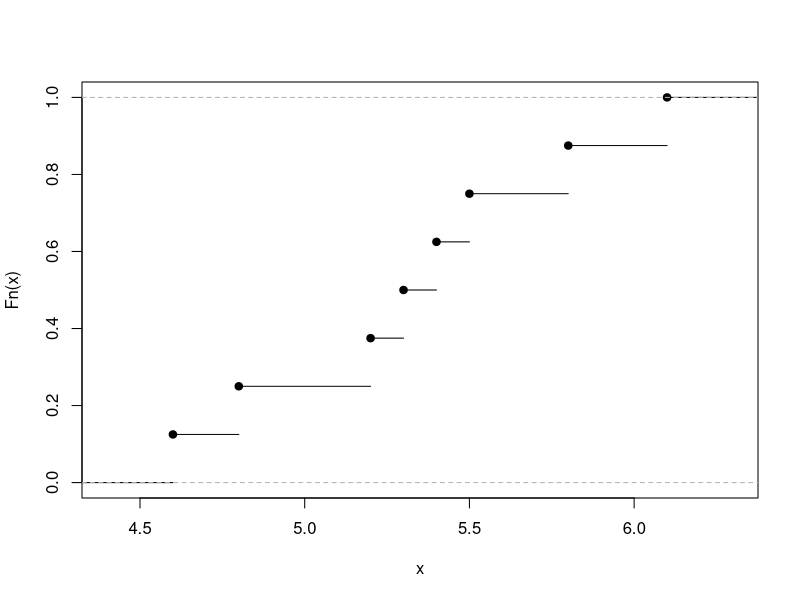
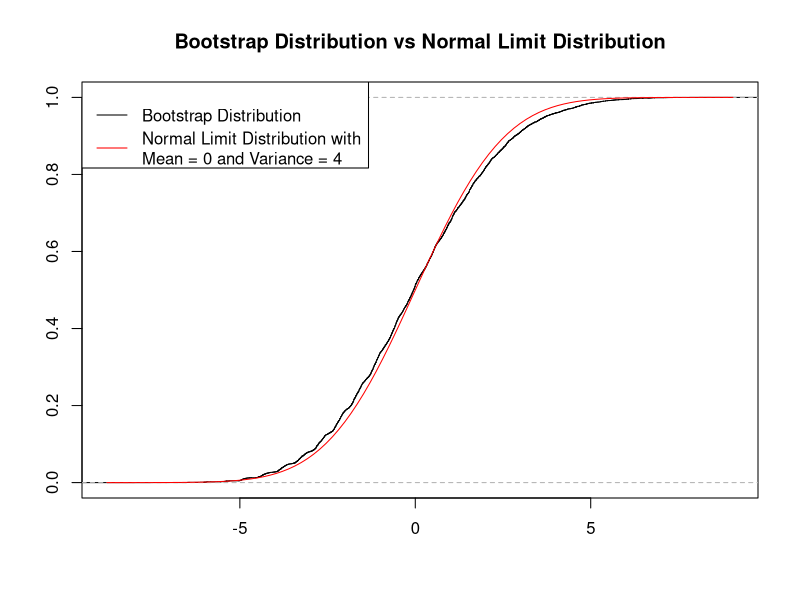
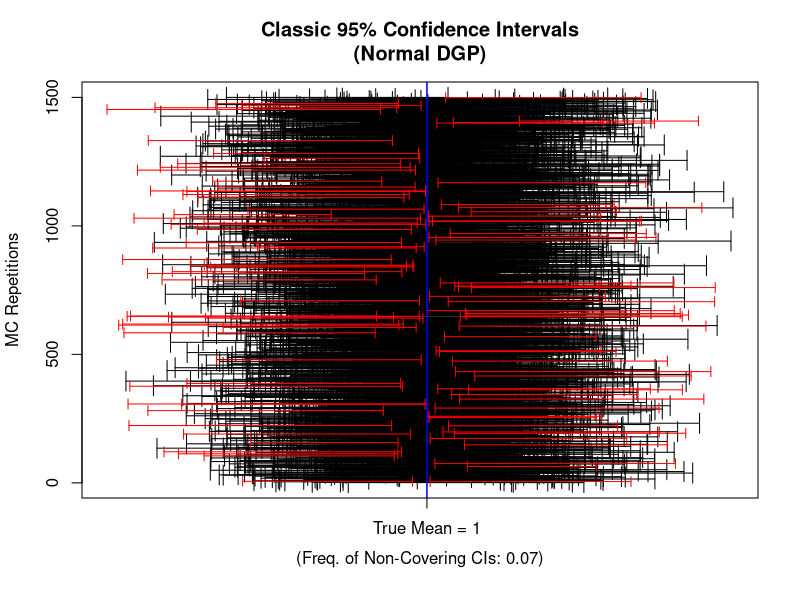
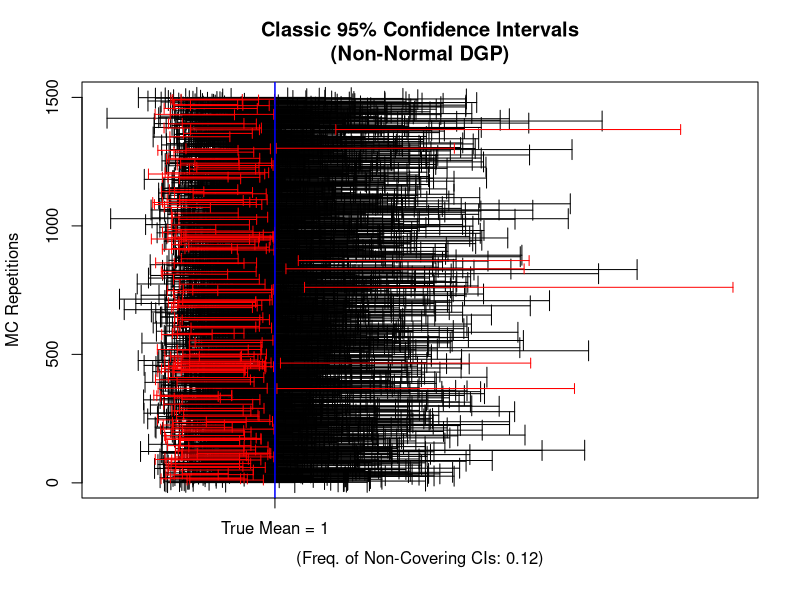
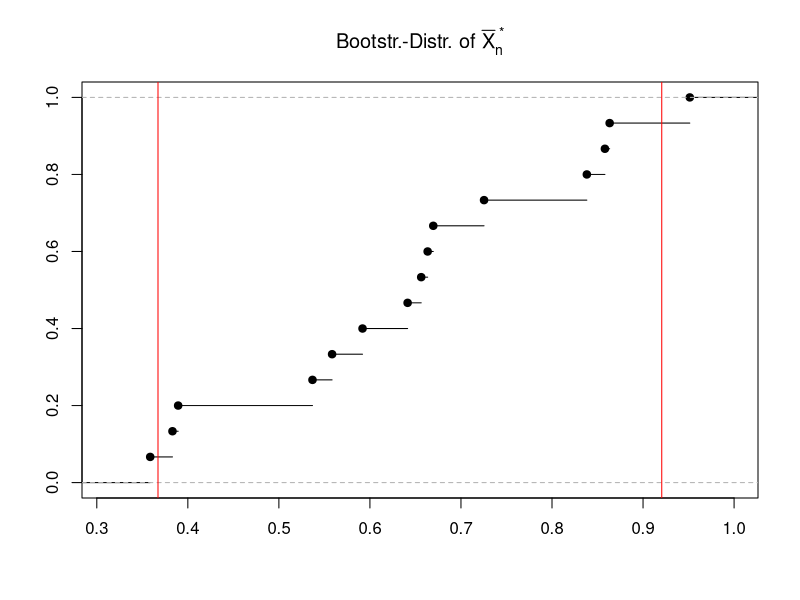
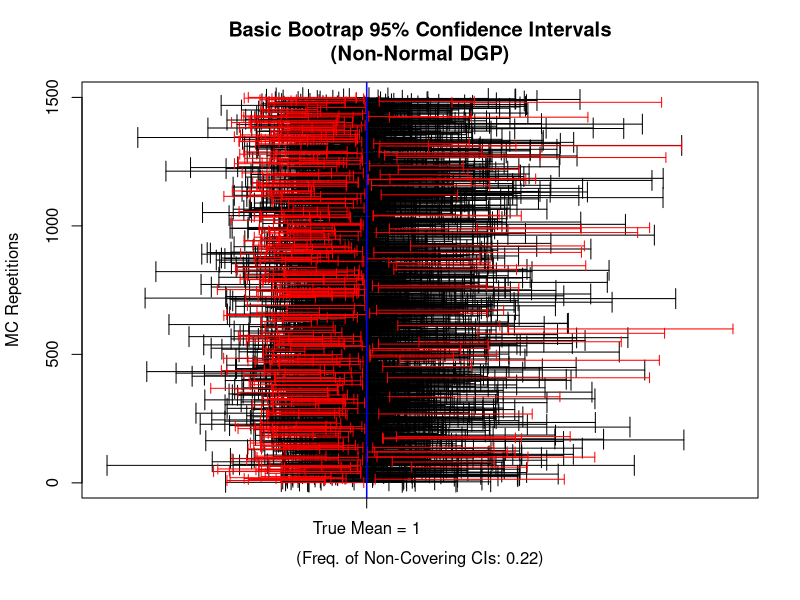
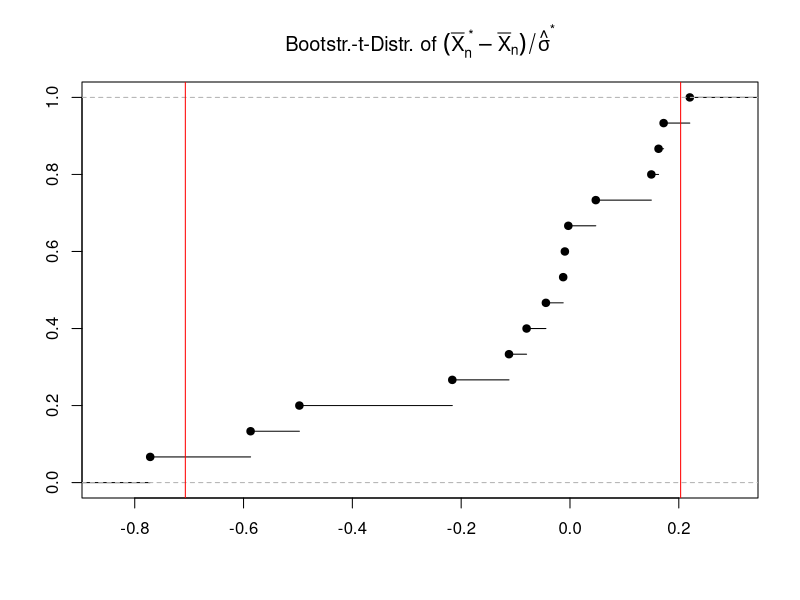
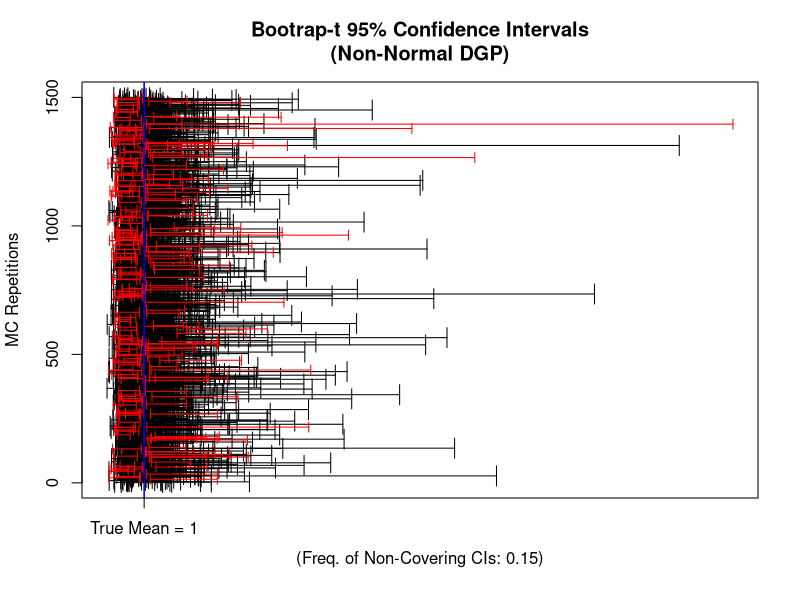

Write R code to recreate these figures, in order.
## ---- chunk 1

observedSample <- c(5.20, 4.80, 5.30, 4.60, 
                    6.10, 5.40, 5.80, 5.50)

myecdf_fun     <- ecdf(observedSample)

plot(myecdf_fun, main="")
## ---- chunk 2
## Note: ecdf() returns a function that can be evaluated! 
myecdf_fun(5.0)
## ---- chunk 3
set.seed(123)
observedSample <- rchisq(n = 8, df = 2)
# round(observedSample, 2)
## ---- chunk 4
observedSample <- c(0.36, 3.39, 3.24, 4.90, 
                    1.76, 5.33, 7.77, 1.93)
## ---- chunk 5
## generating one realization of the bootstrap sample
bootSample <- sample(x       = observedSample, 
                     size    = length(observedSample), 
                     replace = TRUE)

## computing the corresponding realization of the bootstrap estimator
mean(bootSample)
## ---- chunk 6
n                <- length(observedSample)
Xbar             <- mean(observedSample)

m                <- 10000 # number of bootstrap samples 
Xbar_boot        <- vector(mode = "double", length = m)

## Bootstrap algorithm
for(k in seq_len(m)){
 bootSample          <- sample(x       = observedSample, 
                               size    = n, 
                               replace = TRUE)
 Xbar_boot[k]        <- mean(bootSample)
}

plot(ecdf( sqrt(n) * (Xbar_boot - Xbar) ), 
     xlab = "", ylab = "", 
     main = "Bootstrap Distribution vs Normal Limit Distribution")
curve(pnorm(x, mean = 0, sd = sqrt(4)), col = "red", add = TRUE)     
legend("topleft", 
       legend = c("Bootstrap Distribution", 
                  "Normal Limit Distribution with\nMean = 0 and Variance = 4"), 
      col = c("black", "red"), lty = c(1,1))
## ---- chunk 7
round(n * var(Xbar_boot), 2)
## ---- chunk 8
##  Setup:
n     <-   20 # Sample Size
mean  <-    1 # Mean
sdev  <-    2 # Standard Deviation
alpha <- 0.05 # Level

set.seed(123)
B          <- 1500 # MC repetitions
CI.lo.vec  <- rep(NA, B)
CI.up.vec  <- rep(NA, B)
  
## MC-Simulation:
for(b in 1:B){
  ## Data Generating Process:
  X.sample     <- rnorm(n=n, mean = mean, sd = sdev) 
  ## Estimates:
  X.bar.MC     <- mean(X.sample)
  sd.hat.MC    <- sd(X.sample)
  ## Classic CIs:
  
  CI.lo.vec[b] <- X.bar.MC - qnorm(p = 1-alpha/2)*(sd.hat.MC/sqrt(n))
  CI.up.vec[b] <- X.bar.MC + qnorm(p = 1-alpha/2)*(sd.hat.MC/sqrt(n))

  #CI.lo.vec[b] <- X.bar.MC - qt(p = 1-alpha/2, df=n-1)*(sd.hat.MC/sqrt(n))
  #CI.up.vec[b] <- X.bar.MC + qt(p = 1-alpha/2, df=n-1)*(sd.hat.MC/sqrt(n))
}

## How often does the classic CI cover the true mean?
CI.checks      <- CI.lo.vec <= mean  &  mean <= CI.up.vec
freq.non.cover <- length(CI.checks[CI.checks==FALSE])/B

## Plot
plot(x=0,y=0,xlim=range(CI.lo.vec, CI.up.vec), ylim=c(1,B), type="n", 
     ylab="MC Repetitions", xlab="", axes = FALSE, 
     main="Classic 95% Confidence Intervals\n(Normal DGP)")
axis(1, at=c(1), labels ="True Mean = 1")
axis(2); box()
mtext(side = 1, text=paste0("(Freq. of Non-Covering CIs: ",
      round(freq.non.cover,digits = 2),")"), line = 2.5)
## Covering CIs:
arrows(x0=CI.lo.vec[CI.checks==TRUE], 
       x1=CI.up.vec[CI.checks==TRUE], 
       y0=c(1:B)[CI.checks==TRUE], y1=c(1:B)[CI.checks==TRUE], 
       angle=90, code = 3, length = .1, col="black")
## Non-Covering CIs:
arrows(x0=CI.lo.vec[CI.checks==FALSE], 
       x1=CI.up.vec[CI.checks==FALSE], 
       y0=c(1:B)[CI.checks==FALSE], y1=c(1:B)[CI.checks==FALSE], 
       angle=90, code = 3, length = .05, col="red")
abline(v=mean,col="blue", lwd=1.5)
## ---- chunk 9
## Setup:
n     <-   20  # Sample Size
df    <-    1  # (=> mean==1)
alpha <- 0.05 # Level

set.seed(123)
B          <- 1500 # MC repetitions
CI.lo.vec  <- rep(NA, B)
CI.up.vec  <- rep(NA, B)
  
## MC-Simulation:
for(b in 1:B){
  ## Data Generating Process:
  X.sample     <- rchisq(n, df=df)
  ## Estimates:
  X.bar.MC     <- mean(X.sample)
  sd.hat.MC    <- sd(X.sample)
  ## Classic CIs:
  
  CI.lo.vec[b] <- X.bar.MC - qnorm(p = 1-alpha/2)*(sd.hat.MC/sqrt(n))
  CI.up.vec[b] <- X.bar.MC + qnorm(p = 1-alpha/2)*(sd.hat.MC/sqrt(n))
  
  #CI.lo.vec[b] <- X.bar.MC - qt(p = 1-alpha/2, df=n-1)*(sd.hat.MC/sqrt(n))
  #CI.up.vec[b] <- X.bar.MC + qt(p = 1-alpha/2, df=n-1)*(sd.hat.MC/sqrt(n))
}

## How often does the classic CI cover the true mean?
CI.checks      <- CI.lo.vec <= mean  &  mean <= CI.up.vec
freq.non.cover <- length(CI.checks[CI.checks==FALSE])/B

## Plot
plot(x=0,y=0,xlim=range(CI.lo.vec, CI.up.vec), ylim=c(1,B), type="n", 
     ylab="MC Repetitions", xlab="", axes = FALSE, 
     main="Classic 95% Confidence Intervals\n(Non-Normal DGP)")
axis(1, at=c(1), labels ="True Mean = 1")
axis(2); box()
mtext(side = 1, text=paste0("(Freq. of Non-Covering CIs: ",
      round(freq.non.cover,digits = 2),")"), line = 2.5)
## Covering CIs:
arrows(x0=CI.lo.vec[CI.checks==TRUE], 
       x1=CI.up.vec[CI.checks==TRUE], 
       y0=c(1:B)[CI.checks==TRUE], y1=c(1:B)[CI.checks==TRUE], 
       angle=90, code = 3, length = .1, col="black")
## Non-Covering CIs:
arrows(x0=CI.lo.vec[CI.checks==FALSE], 
       x1=CI.up.vec[CI.checks==FALSE], 
       y0=c(1:B)[CI.checks==FALSE], y1=c(1:B)[CI.checks==FALSE], 
       angle=90, code = 3, length = .05, col="red")
abline(v=mean,col="blue", lwd=1.5)
## ---- chunk 10
## Setup:
n     <-   20  # Sample Size
df    <-    1  # (=> mean==1)

## IID random sample:
set.seed(123)
S_n  <- rchisq(n, df=df)

## Empirical mean:
(X.bar <- mean(S_n))
## ---- chunk 11
## Bootstr-Setup:
alpha            <- 0.05
n.Bootsrap.draws <- 15#1500

## Generate bootstap samples:
Bootstr.Samples  <- matrix(NA, nrow=n, ncol=n.Bootsrap.draws)

for(j in 1:n.Bootsrap.draws){
  Bootstr.Samples[,j] <- sample(x=S_n, size=n, replace = TRUE)
}
## Boostrap draws of \bar{X}_n^*:
X.bar.bootstr.vec <- apply(X = Bootstr.Samples, MARGIN = 2, FUN = mean)

## Quantile of the bootstr.-distribution of \bar{X}_n^*:
t.1 <- quantile(X.bar.bootstr.vec, probs = 1-alpha/2)
t.2 <- quantile(X.bar.bootstr.vec, probs = alpha/2)
## plot
plot(ecdf(X.bar.bootstr.vec), xlab="", ylab="",
     main=expression(paste("Bootstr.-Distr. of ",bar(X)[n]^{" *"})))
abline(v=c(t.1,t.2),col="red")
## ---- chunk 12
## Basic Bootstrap Confidence Interval:
CI.Basic.Bootstr.lo <- 2*X.bar - t.1
CI.Basic.Bootstr.up <- 2*X.bar - t.2

## Re-labeling of otherwise false names:
attr(CI.Basic.Bootstr.lo, "names") <- c("2.5%")
attr(CI.Basic.Bootstr.up, "names") <- c("97.5%")
##
c(CI.Basic.Bootstr.lo, CI.Basic.Bootstr.up)
## ---- chunk 13
## Setup:
n     <-   20  # Sample Size
df    <-    1  # (=> mean==1)
mean  <-   df
alpha <- 0.05 # Level
n.Bootsrap.draws <- 15#1500

## MC-Setup:
set.seed(123)
B          <- 1500 # MC repetitions
CI.Basic.Bstr.lo.vec <- rep(NA, B)
CI.Basic.Bstr.up.vec <- rep(NA, B)

## MC-Simulation:
for(b in 1:B){
  ## Data Generating Process:
  S_n.MC        <- rchisq(n, df=df)
  ## Estimate:
  X.bar.MC      <- mean(S_n.MC)
  ## 
  Bootstr.Samples.MC  <- matrix(NA, nrow=n, ncol=n.Bootsrap.draws)
  for(j in 1:n.Bootsrap.draws){
    Bootstr.Samples.MC[,j] <- sample(x=S_n.MC, size=n, replace = TRUE)
  }
  X.bar.bootstr.MC.vec <- apply(X = Bootstr.Samples.MC, MARGIN = 2, FUN = mean)
  ## (1-alpha/2)-quantile:
  t.1.MC <- quantile(X.bar.bootstr.MC.vec, probs = 1-alpha/2)
  t.2.MC <- quantile(X.bar.bootstr.MC.vec, probs = alpha/2)
  ## Basic Bootstrap CIs:
  CI.Basic.Bstr.lo.vec[b] <- 2*X.bar.MC - t.1.MC
  CI.Basic.Bstr.up.vec[b] <- 2*X.bar.MC - t.2.MC
}

## How often does the classic CI cover the true mean?
CI.checks      <- CI.Basic.Bstr.lo.vec<=mean & mean<=CI.Basic.Bstr.up.vec
freq.non.cover <- length(CI.checks[CI.checks==FALSE])/B

## Plot
plot(x=0,y=0,xlim=range(CI.Basic.Bstr.lo.vec, CI.Basic.Bstr.up.vec), 
     ylim=c(1,B), type="n", 
     ylab="MC Repetitions", xlab="", axes = FALSE, 
     main="Basic Bootrap 95% Confidence Intervals\n(Non-Normal DGP)")
axis(1, at=c(1), labels ="True Mean = 1")
axis(2); box()
mtext(side = 1, text=paste0("(Freq. of Non-Covering CIs: ",
      round(freq.non.cover,digits = 2),")"), line = 2.5)
## Covering CIs:
arrows(x0=CI.Basic.Bstr.lo.vec[CI.checks==TRUE], 
       x1=CI.Basic.Bstr.up.vec[CI.checks==TRUE], 
       y0=c(1:B)[CI.checks==TRUE], y1=c(1:B)[CI.checks==TRUE], 
       angle=90, code = 3, length = .1, col="black")
## Non-Covering CIs:
arrows(x0=CI.Basic.Bstr.lo.vec[CI.checks==FALSE], 
       x1=CI.Basic.Bstr.up.vec[CI.checks==FALSE], 
       y0=c(1:B)[CI.checks==FALSE], y1=c(1:B)[CI.checks==FALSE], 
       angle=90, code = 3, length = .05, col="red")
abline(v=mean,col="blue", lwd=1.5)
## ---- chunk 14
## Setup:
n     <-   20  # Sample Size
df    <-    1  # (=> mean==1)

## IID random sample:
set.seed(123)
S_n  <- rchisq(n, df=df)

## Empirical mean and sd:
X.bar   <- mean(S_n)
sd.hat  <- sd(S_n)

## Bootstr-Setup:
alpha            <- 0.05
n.Bootsrap.draws <- 15#1500

## Generate bootstap samples:
Bootstr.Samples  <- matrix(NA, nrow=n, ncol=n.Bootsrap.draws)

for(j in 1:n.Bootsrap.draws){
  Bootstr.Samples[,j] <- sample(x=S_n, size=n, replace = TRUE)
}
## Compute boostrap draws of (\bar{X}_n^*-\bar{X}_n)/\hat{\sigma}^\ast:
X.bar.bootstr.vec    <- apply(X = Bootstr.Samples, MARGIN = 2, FUN = mean)
sd.bootstr.vec       <- apply(X = Bootstr.Samples, MARGIN = 2, FUN = sd)
##
Bootstr.t.sample.vec <- (X.bar.bootstr.vec - X.bar)/sd.bootstr.vec
## Quantile of the bootstr.-distribution of \bar{X}_n^*:
tau.1 <- quantile(Bootstr.t.sample.vec, probs = 1-alpha/2)
tau.2 <- quantile(Bootstr.t.sample.vec, probs = alpha/2)
## plot
plot(ecdf(Bootstr.t.sample.vec), xlab="", ylab="",
     main=expression(paste("Bootstr.-t-Distr. of ",
          (bar(X)[n]^{" *"}-bar(X)[n])/hat(sigma)^{"*"})))
abline(v=c(tau.1,tau.2),col="red")
## ---- chunk 15
## Basic Bootstrap Confidence Interval:
CI.Bstr.t.lo <- X.bar - tau.1 * sd.hat
CI.Bstr.t.up <- X.bar - tau.2 * sd.hat

## Re-labeling of otherwise false names:
attr(CI.Bstr.t.lo, "names") <- c("2.5%")
attr(CI.Bstr.t.up, "names") <- c("97.5%")
##
c(CI.Bstr.t.lo, CI.Bstr.t.up)
## ---- chunk 16
## Setup:
n     <-   20  # Sample Size
df    <-    1  # (=> mean==1)
mean  <-   df
alpha <- 0.05 # Level
n.Bootsrap.draws <- 15#1500

## MC-Setup:
set.seed(123)
B          <- 1500 # MC repetitions
CI.Bstr.t.lo.vec <- rep(NA, B)
CI.Bstr.t.up.vec <- rep(NA, B)

## MC-Simulation:
for(b in 1:B){
  ## Data Generating Process:
  S_n.MC        <- rchisq(n, df=df)
  ## Estimates:
  X.bar.MC      <- mean(S_n.MC)
  sd.MC         <- sd(S_n.MC)
  ## 
  Bootstr.Samples.MC  <- matrix(NA, nrow=n, ncol=n.Bootsrap.draws)
  for(j in 1:n.Bootsrap.draws){
    Bootstr.Samples.MC[,j] <- sample(x=S_n.MC, size=n, replace = TRUE)
  }
  X.bar.bootstr.MC.vec <- apply(X = Bootstr.Samples.MC, MARGIN = 2, FUN = mean)
  sd.bootstr.MC.vec    <- apply(X = Bootstr.Samples.MC, MARGIN = 2, FUN = sd)
  ## Make it a "Bootstrap-t" sample:
  Bootstr.t.MC.vec <- (X.bar.bootstr.MC.vec - X.bar.MC)/sd.bootstr.MC.vec
  ## (1-alpha/2)-quantile:
  tau.1.MC <- quantile(Bootstr.t.MC.vec, probs = 1-alpha/2)
  tau.2.MC <- quantile(Bootstr.t.MC.vec, probs = alpha/2)
  ## Basic Bootstrap CIs:
  CI.Bstr.t.lo.vec[b] <- X.bar.MC - tau.1.MC * sd.MC
  CI.Bstr.t.up.vec[b] <- X.bar.MC - tau.2.MC * sd.MC
}

## How often does the classic CI cover the true mean?
CI.checks      <- CI.Bstr.t.lo.vec<=mean & mean<=CI.Bstr.t.up.vec
freq.non.cover <- length(CI.checks[CI.checks==FALSE])/B

## Plot
plot(x=0,y=0,xlim=range(CI.Bstr.t.lo.vec, CI.Bstr.t.up.vec), 
     ylim=c(1,B), type="n", 
     ylab="MC Repetitions", xlab="", axes = FALSE, 
     main="Bootrap-t 95% Confidence Intervals\n(Non-Normal DGP)")
axis(1, at=c(1), labels ="True Mean = 1")
axis(2); box()
mtext(side = 1, text=paste0("(Freq. of Non-Covering CIs: ",
      round(freq.non.cover,digits = 2),")"), line = 2.5)
## Covering CIs:
arrows(x0=CI.Bstr.t.lo.vec[CI.checks==TRUE], 
       x1=CI.Bstr.t.up.vec[CI.checks==TRUE], 
       y0=c(1:B)[CI.checks==TRUE], y1=c(1:B)[CI.checks==TRUE], 
       angle=90, code = 3, length = .1, col="black")
## Non-Covering CIs:
arrows(x0=CI.Bstr.t.lo.vec[CI.checks==FALSE], 
       x1=CI.Bstr.t.up.vec[CI.checks==FALSE], 
       y0=c(1:B)[CI.checks==FALSE], y1=c(1:B)[CI.checks==FALSE], 
       angle=90, code = 3, length = .05, col="red")
abline(v=mean,col="blue", lwd=1.5)
